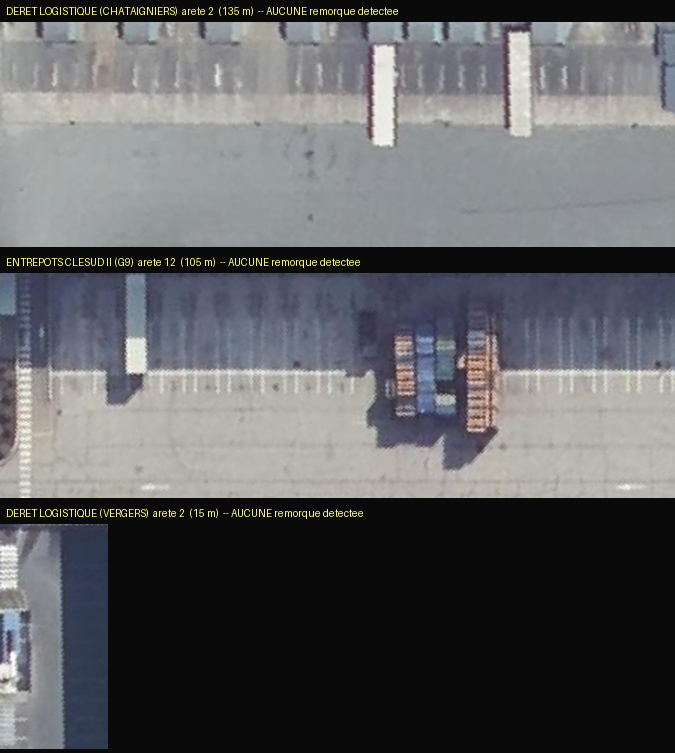
#> input picture docs/Thesis_Cranfield_JH_2026/Images/5.Volume/preuve_facade_sans_camion.png, 675 x 753 px
$ python make_facade_proof.py
#> lines starting #> are read from the running program, lines starting #| are printed output that depends on the picture
"""Relabel the equipped-facade evidence in English.

The pipeline writes its banner in French, because it is a French research
tool, and it pads each strip to a common width with black. In an English
thesis the banner reads as a foreign body and the padding wastes half the
figure. This script keeps the imagery byte for byte, trims the padding, and
re-letters the banner in the document's language and palette. The site names
are the real ones and are left as they are.

    C:\\PRIVEE\\AZURE\\.venv\\Scripts\\python.exe make_facade_proof.py
"""
from __future__ import annotations

from pathlib import Path

from PIL import Image, ImageDraw, ImageFont

IMAGES = Path(__file__).resolve().parents[1].parent / "Images" / "5.Volume"
SOURCE = IMAGES / "preuve_facade_sans_camion.png"
SORTIE = IMAGES / "facade_proof_en.png"

NAVY = (4, 57, 98)
GREY_LINE = (205, 206, 218)
WHITE = (255, 255, 255)

#: Les trois bandeaux, dans l'ordre, traduits.
BANDEAUX = [
    "DERET LOGISTIQUE (Chataigniers), edge 2, 135 m \u2014 no trailer detected",
    "ENTREPOTS CLESUD II (G9), edge 12, 105 m \u2014 no trailer detected",
    "DERET LOGISTIQUE (Vergers), edge 2, 15 m \u2014 no trailer detected",
]

HAUTEUR_BANDEAU = 26
ECART = 10

POLICES = (
    Path("C:/Windows/Fonts"),
    Path("C:/texlive/2026/texmf-dist/fonts/truetype/public/carlito"),
)


def police(taille: int) -> ImageFont.FreeTypeFont:
    for nom in ("Carlito-Regular.ttf", "calibri.ttf", "arial.ttf", "DejaVuSans.ttf"):
        for base in POLICES:
            if (base / nom).is_file():
                return ImageFont.truetype(str(base / nom), taille)
    return ImageFont.load_default()


def lignes_noires(image: Image.Image) -> list[bool]:
    """Vrai pour chaque ligne entierement tres sombre : bandeau ou remplissage."""
    gris = image.convert("L")
    largeur, hauteur = gris.size
    plat = list(gris.getdata())
    return [max(plat[y * largeur:(y + 1) * largeur]) < 90 for y in range(hauteur)]


def bandes(image: Image.Image) -> list[tuple[int, int]]:
    """Les trois bandes d'imagerie, entre les bandeaux noirs."""
    noires = lignes_noires(image)
    sortie, debut = [], None
    for y, noire in enumerate(noires + [True]):
        if not noire and debut is None:
            debut = y
        elif noire and debut is not None:
            if y - debut > 40:
                sortie.append((debut, y))
            debut = None
    return sortie


def largeur_utile(image: Image.Image, haut: int, bas: int) -> int:
    """Derniere colonne non noire de la bande : le reste est du remplissage."""
    gris = image.convert("L").crop((0, haut, image.width, bas))
    plat = list(gris.getdata())
    largeur = gris.width
    for x in range(largeur - 1, -1, -1):
        if max(plat[y * largeur + x] for y in range(gris.height)) >= 90:
            return x + 1
    return largeur


def composer() -> None:
    source = Image.open(SOURCE)
#> source is the input picture: PIL image 675x753 RGB; mean R, G, B 95.8, 96.4, 98.6
    zones = bandes(source)
#> in lignes_noires, `gris = image.convert("L")`:
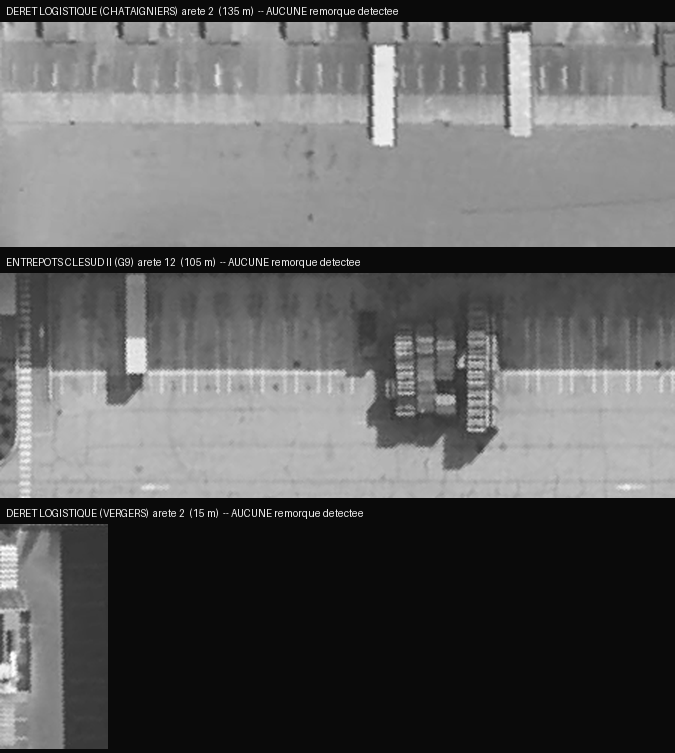
#> gris: PIL image 675x753 L; min 10, max 255, mean 96.5
#> in lignes_noires, `plat = list(gris.getdata())`: plat = 508275 items
#> in bandes, `noires = lignes_noires(image)`: noires = 753 items, first 6: True, True, True, True, True, True
#> the loop in bandes, `for y, noire in enumerate(noires + [True]):` made 754 passes
#> noire on passes 1 to 12: True, True, True, True, True, True, True, False, False, False, False, False
#> after the loop in bandes, `for y, noire in enumerate(noires + [True]):`: sortie = [(22, 247), (273, 498), (524, 749)]
#> zones = [(22, 247), (273, 498), (524, 749)]
    if len(zones) != 3:
        raise SystemExit(f"trois bandes attendues, {len(zones)} trouvees")

    morceaux = [(source.crop((0, h, largeur_utile(source, h, b), b)), texte)
                for (h, b), texte in zip(zones, BANDEAUX)]
#> in largeur_utile, `gris = image.convert("L").crop((0, haut, image.width, bas))`:
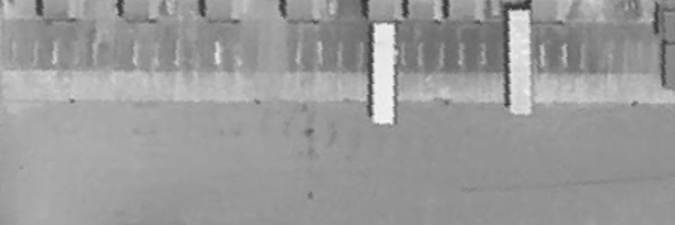
#> gris: PIL image 675x225 L; min 50, max 244, mean 154.1
#> in largeur_utile, `plat = list(gris.getdata())`: plat = 151875 items
#> call 2 of largeur_utile, with haut = 273, bas = 498
#> in largeur_utile (call 2), `gris = image.convert("L").crop((0, haut, image.width, bas))`:
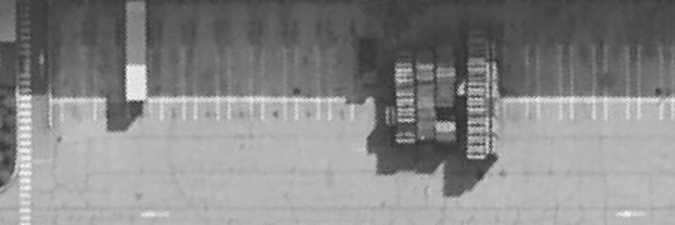
#> gris: PIL image 675x225 L; min 37, max 255, mean 136.2
#> call 3 of largeur_utile, with haut = 524, bas = 749
#> in largeur_utile (call 3), `gris = image.convert("L").crop((0, haut, image.width, bas))`:
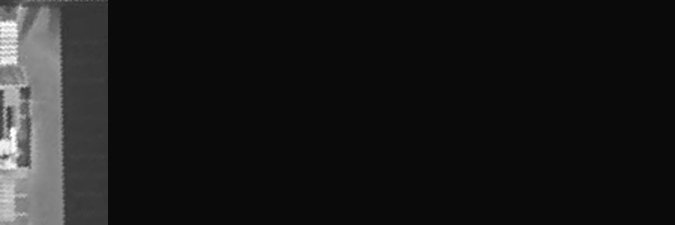
#> gris: PIL image 675x225 L; min 10, max 255, mean 25.4
#> morceaux = 3 items

    largeur = max(m.width for m, _ in morceaux)
#> largeur = 675
    hauteur = sum(m.height + HAUTEUR_BANDEAU for m, _ in morceaux) + ECART * 2
#> hauteur = 773
    toile = Image.new("RGB", (largeur, hauteur), WHITE)
#> toile: PIL image 675x773 RGB; every value is 255
    dessin = ImageDraw.Draw(toile)
    fonte = police(15)

    y = 0
    for morceau, texte in morceaux:
        # Une bande deux fois plus etroite que la toile porte son intitule a
        # cote plutot qu'au-dessus : sinon les trois quarts de sa ligne sont
        # du blanc.
        a_cote = morceau.width * 2 < largeur
        if not a_cote:
            dessin.text((2, y + HAUTEUR_BANDEAU // 2), texte, fill=NAVY, font=fonte,
                        anchor="lm")
            y += HAUTEUR_BANDEAU
        toile.paste(morceau, (0, y))
        dessin.rectangle([0, y, morceau.width - 1, y + morceau.height - 1],
                         outline=GREY_LINE, width=1)
        if a_cote:
            dessin.text((morceau.width + 14, y + morceau.height // 2), texte,
                        fill=NAVY, font=fonte, anchor="lm")
        y += morceau.height + ECART
#> this loop made 3 passes
#> (a_cote, y) on passes 1 to 3: (False, 261), (False, 522), (True, 757)
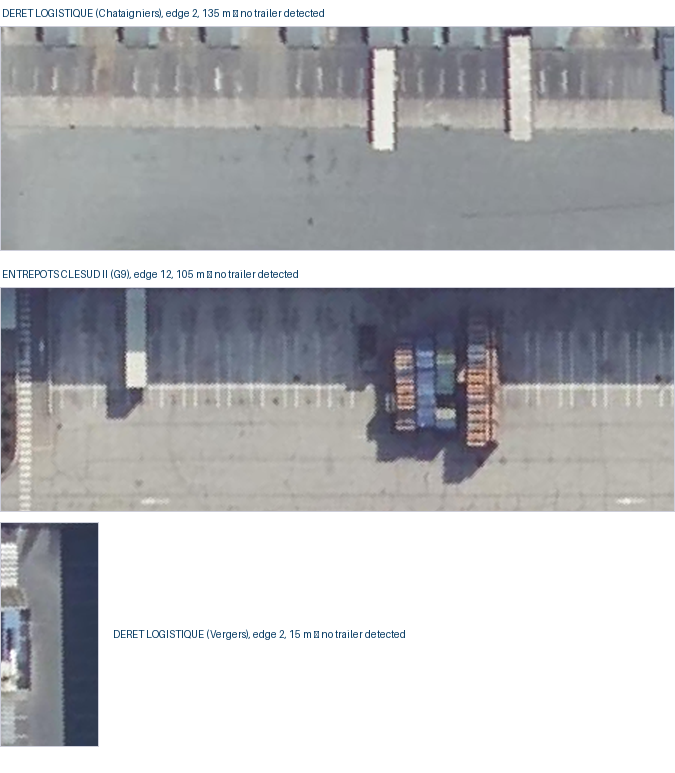
#> toile: PIL image 675x773 RGB; mean R, G, B 183.8, 184.6, 187.4
#> after the loop, y = 757

    toile.save(SORTIE)
    print(f"-> {SORTIE}  ({toile.size[0]}x{toile.size[1]})")
#| -> docs/Thesis_Cranfield_JH_2026/Images/5.Volume/facade_proof_en.png  (675x773)


if __name__ == "__main__":
    composer()
